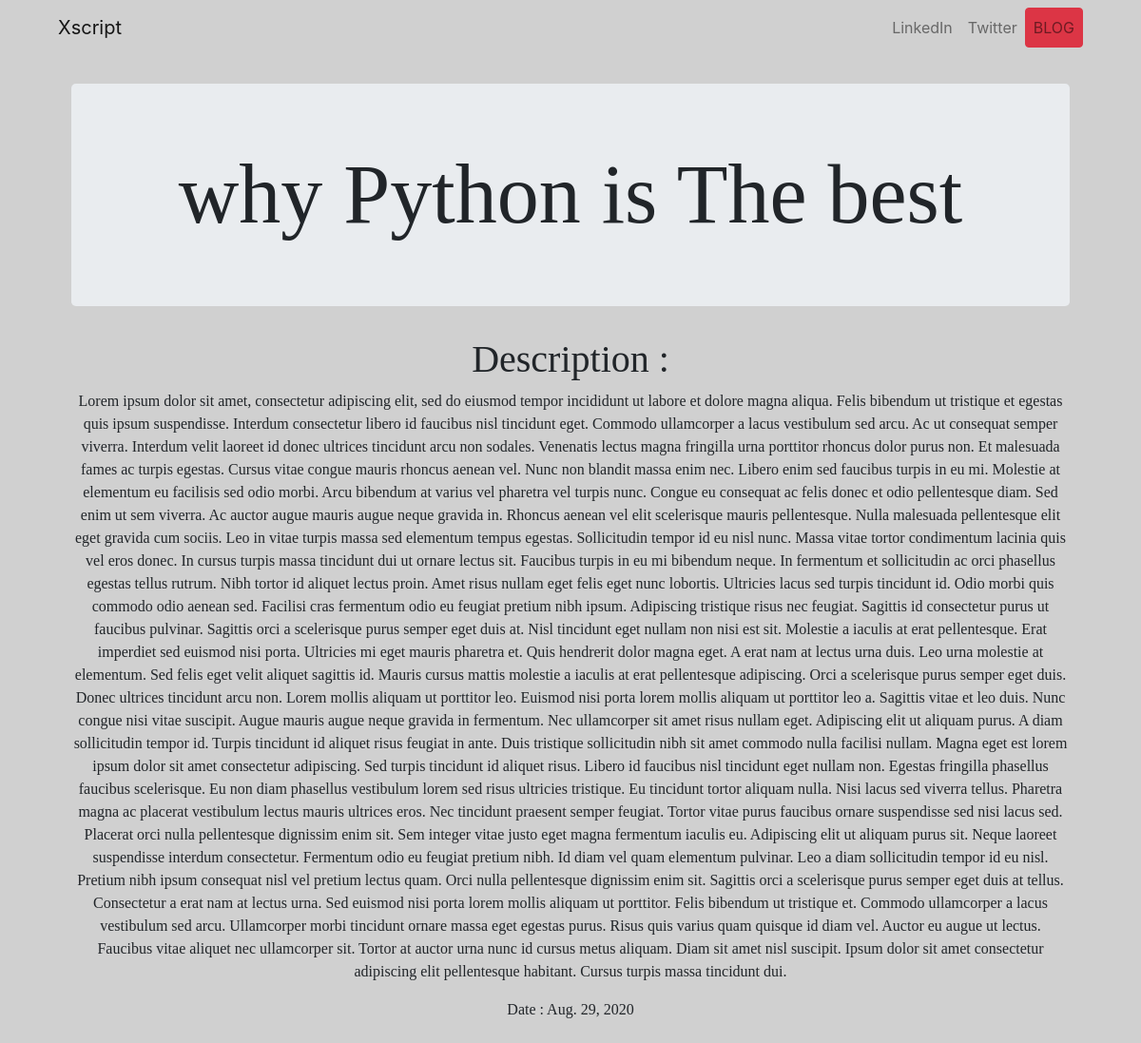
/blog/5/, run on the app's committed database.
### blog/models.py (models this page shows, shortened)
class Blog(models.Model):
    title = models.CharField(max_length = 100)
    discription = models.TextField()
    date = models.DateField()

### blog/views.py (the view)
# urls.py: path('<int:blog_id>/',views.spblog,name="spblog")
def spblog(request,blog_id):
    theblog = get_object_or_404(Blog , pk=blog_id)
    return render(request , "blog/dblog.html" , {"blog":theblog})

### templates/blog/dblog.html (shortened to what this page needs)
{% extends 'base.html' %}
{% block content %}
<div class="desc">
    <div class='jumbotron'>
        <span class="display-2">{{ blog.title }}</span>
    </div>
    <h1>Description :</h1>
    <p> {{ blog.discription }} </p>
    <p>Date : {{ blog.date }} </p>
</div>
    {% endblock %}

### static/style.css (style rules this page uses)
body { background-color:#D0D0D0; }
.desc { font-family: 'Arvo', serif; margin: 30px 30px; }

### data on the page
Blog: title "why Python is The best", discription "Lorem ipsum dolor sit amet, consectetur adipiscing elit, sed do eiusmod tempor incididunt ut labore et dolore magna aliqua. Felis bibendum ut tristique et egestas quis ipsum suspendisse. Interdum consectetur libero id faucibus nisl tincidunt eget. Commodo ullamcorper a lacus vestibulum sed arcu. Ac ut consequat semper viverra. Interdum velit laoreet id donec ultrices tincidunt arcu non sodales. Venenatis lectus magna fringilla urna porttitor rhoncus dolor purus non. Et malesuada fames ac turpis egestas. Cursus vitae congue mauris rhoncus aenean vel. Nunc non blandit massa enim nec. Libero enim sed faucibus turpis in eu mi. Molestie at elementum eu facilisis sed odio morbi. Arcu bibendum at…", date "Aug. 29, 2020"
